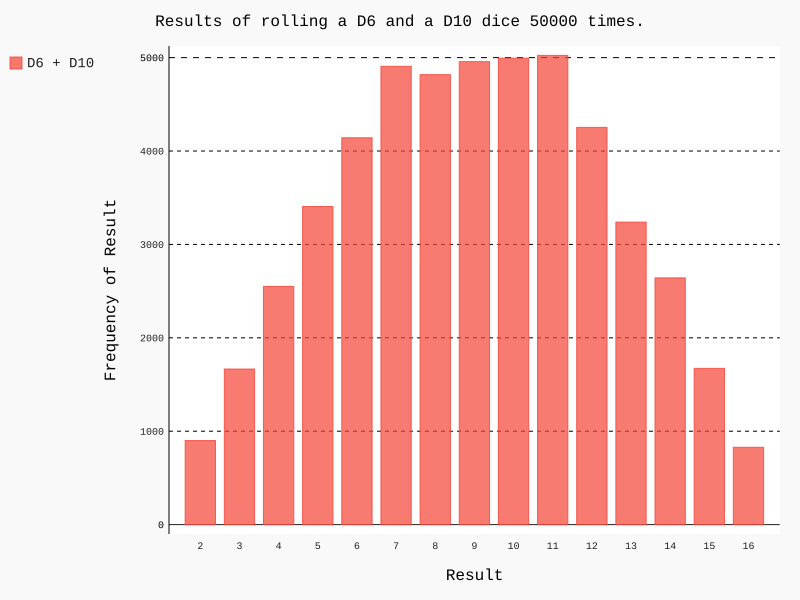

The script that drew this image:
import pygal
from die import Die

# Create a D6 die.
die_1 = Die(6)
# Create a D10 die.
die_2 = Die(10)

# Make some rolls, and store results in a list.
results = [die_1.roll() + die_2.roll() for i in range(50000)]

# Analyze the results.
max_result = die_1.sides + die_2.sides
frequencies = [results.count(value) for value in range(2, max_result + 1)]


# Visualize the results.
hist = pygal.Bar()
hist.title = "Results of rolling a D6 and a D10 dice 50000 times."
hist.x_labels = [str(x) for x in range(2, max_result + 1)]
hist.x_title = "Result"
hist.y_title = "Frequency of Result"
hist.add("D6 + D10", frequencies)
hist.render_to_file("die_visual.svg")
